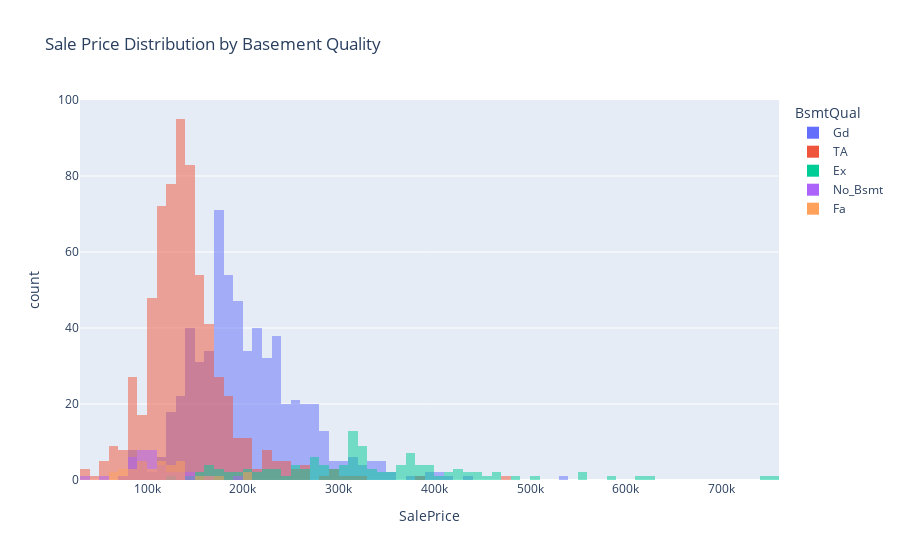
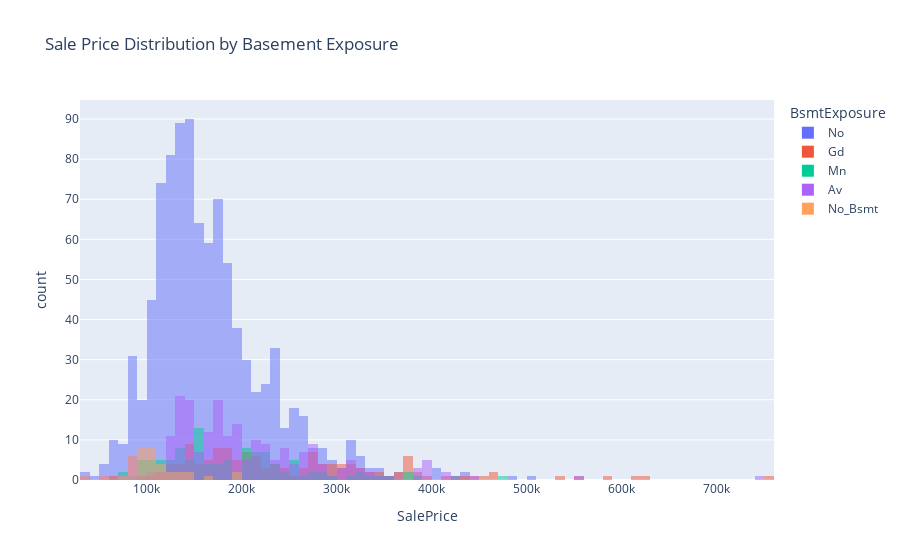
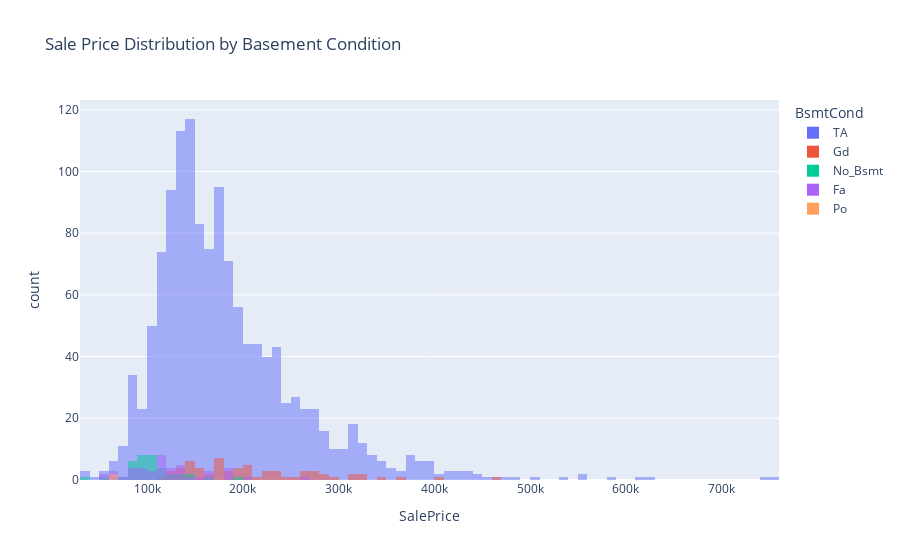

The notebook cell saved with these charts, in order:
### Code cell
fig1 = px.histogram(df, x="SalePrice", color='BsmtQual', 
                     barmode="overlay", height=400, 
                     title='Sale Price Distribution by Basement Quality')
fig1.show()

# Create a histogram for SalePrice by Basement Exposure
fig2 = px.histogram(df, x="SalePrice", color='BsmtExposure', 
                     barmode="overlay", height=400, 
                     title='Sale Price Distribution by Basement Exposure')
fig2.show()

# Create a histogram for SalePrice by Basement Condition
fig3 = px.histogram(df, x="SalePrice", color='BsmtCond', 
                     barmode="overlay", height=400, 
                     title='Sale Price Distribution by Basement Condition')
fig3.show()

### Figure 1 — Plotly figure (JSON) as saved in the notebook; plotly's stock layout.template omitted (floating-point values rounded to 4 significant figures; data arrays with more than 128 entries replaced by an {"elided": "..."} marker saying what was removed)
{"data": [{"alignmentgroup": "True", "bingroup": "x", "hovertemplate": "BsmtQual=Gd<br>SalePrice=%{x}<br>count=%{y}<extra></extra>", "legendgroup": "Gd", "marker": {"color": "#636efa", "opacity": 0.5, "pattern": {"shape": ""}}, "name": "Gd", "offsetgroup": "Gd", "orientation": "v", "showlegend": true, "type": "histogram", "x": {"elided": "618 int values"}, "xaxis": "x", "yaxis": "y"}, {"alignmentgroup": "True", "bingroup": "x", "hovertemplate": "BsmtQual=TA<br>SalePrice=%{x}<br>count=%{y}<extra></extra>", "legendgroup": "TA", "marker": {"color": "#EF553B", "opacity": 0.5, "pattern": {"shape": ""}}, "name": "TA", "offsetgroup": "TA", "orientation": "v", "showlegend": true, "type": "histogram", "x": {"elided": "649 int values"}, "xaxis": "x", "yaxis": "y"}, {"alignmentgroup": "True", "bingroup": "x", "hovertemplate": "BsmtQual=Ex<br>SalePrice=%{x}<br>count=%{y}<extra></extra>", "legendgroup": "Ex", "marker": {"color": "#00cc96", "opacity": 0.5, "pattern": {"shape": ""}}, "name": "Ex", "offsetgroup": "Ex", "orientation": "v", "showlegend": true, "type": "histogram", "x": [307000, 345000, 325300, 306000, 179900, 277500, 309000, 319900, 239686, 385000, 438780, 317000, 153500, 250000, 383970, 220000, 372402, 269500, 412500, 325624, 501837, 286000, 311872, 274900, 386250, 318000, 276000, 201000, 415298, 360000, 342643, 354000, 377426, 266000, 437154, 318061, 394432, 426000, 215000, 280000, 339750, 222000, 555000, 172500, 204000, 440000, 297000, 326000, 374000, 164000, 402861, 184750, 446261, 178000, 315000, 213250, 255500, 224500, 253293, 369900, 451950, 194201, 313000, 314813, 274000, 370878, 423000, 372500, 755000, 123500, 312500, 361919, 320000, 187500, 162000, 485000, 582933, 385000, 250580, 350000, 157000, 328900, 611657, 238000, 320000, 239000, 395192, 337500, 240000, 315500, 556581, 335000, 328000, 325000, 274725, 280000, 318000, 424870, 625000, 392500, 745000, 165000, 290000, 367294, 465000, 378500, 160000, 325000, 302000, 295493, 208900, 147000, 283463, 315000, 260000, 466500, 377500, 275000, 394617, 191000, 310000], "xaxis": "x", "yaxis": "y"}, {"alignmentgroup": "True", "bingroup": "x", "hovertemplate": "BsmtQual=No_Bsmt<br>SalePrice=%{x}<br>count=%{y}<extra></extra>", "legendgroup": "No_Bsmt", "marker": {"color": "#ab63fa", "opacity": 0.5, "pattern": {"shape": ""}}, "name": "No_Bsmt", "offsetgroup": "No_Bsmt", "orientation": "v", "showlegend": true, "type": "histogram", "x": [90000, 82000, 109900, 118964, 109500, 120000, 97000, 87500, 198500, 134432, 106500, 106250, 107500, 39300, 108000, 98300, 55000, 93500, 98000, 144000, 169000, 118858, 142953, 126000, 82000, 100000, 84000, 139600, 115000, 84900, 92900, 93000, 112000, 80500, 101800, 72500, 90000], "xaxis": "x", "yaxis": "y"}, {"alignmentgroup": "True", "bingroup": "x", "hovertemplate": "BsmtQual=Fa<br>SalePrice=%{x}<br>count=%{y}<extra></extra>", "legendgroup": "Fa", "marker": {"color": "#FFA15A", "opacity": 0.5, "pattern": {"shape": ""}}, "name": "Fa", "offsetgroup": "Fa", "orientation": "v", "showlegend": true, "type": "histogram", "x": [107400, 100000, 200100, 127000, 135000, 112000, 137000, 73000, 61000, 76000, 67000, 116000, 89471, 91300, 128000, 124000, 85000, 110000, 137500, 132000, 102000, 139000, 93000, 79900, 86000, 119750, 91500, 170000, 95000, 99900, 206900, 157000, 163000, 125500, 112000], "xaxis": "x", "yaxis": "y"}], "layout": {"autosize": true, "barmode": "overlay", "legend": {"title": {"text": "BsmtQual"}, "tracegroupgap": 0}, "title": {"text": "Sale Price Distribution by Basement Quality"}, "xaxis": {"anchor": "y", "autorange": true, "domain": [0, 1], "range": [30000.0, 760000.0], "title": {"text": "SalePrice"}, "type": "linear"}, "yaxis": {"anchor": "x", "autorange": true, "domain": [0, 1], "range": [0, 100], "title": {"text": "count"}}}}

### Figure 2 — Plotly figure (JSON) as saved in the notebook; plotly's stock layout.template omitted (floating-point values rounded to 4 significant figures; data arrays with more than 128 entries replaced by an {"elided": "..."} marker saying what was removed)
{"data": [{"alignmentgroup": "True", "bingroup": "x", "hovertemplate": "BsmtExposure=No<br>SalePrice=%{x}<br>count=%{y}<extra></extra>", "legendgroup": "No", "marker": {"color": "#636efa", "opacity": 0.5, "pattern": {"shape": ""}}, "name": "No", "offsetgroup": "No", "orientation": "v", "showlegend": true, "type": "histogram", "x": {"elided": "953 int values"}, "xaxis": "x", "yaxis": "y"}, {"alignmentgroup": "True", "bingroup": "x", "hovertemplate": "BsmtExposure=Gd<br>SalePrice=%{x}<br>count=%{y}<extra></extra>", "legendgroup": "Gd", "marker": {"color": "#EF553B", "opacity": 0.5, "pattern": {"shape": ""}}, "name": "Gd", "offsetgroup": "Gd", "orientation": "v", "showlegend": true, "type": "histogram", "x": {"elided": "134 int values"}, "xaxis": "x", "yaxis": "y"}, {"alignmentgroup": "True", "bingroup": "x", "hovertemplate": "BsmtExposure=Mn<br>SalePrice=%{x}<br>count=%{y}<extra></extra>", "legendgroup": "Mn", "marker": {"color": "#00cc96", "opacity": 0.5, "pattern": {"shape": ""}}, "name": "Mn", "offsetgroup": "Mn", "orientation": "v", "showlegend": true, "type": "histogram", "x": [223500, 200000, 154000, 134800, 202500, 133900, 205000, 217000, 320000, 230000, 320000, 220000, 152000, 475000, 186000, 210000, 204900, 266000, 157000, 119900, 78000, 202500, 151500, 95000, 190000, 145000, 175000, 110000, 115000, 211000, 86000, 128000, 185000, 130000, 217500, 220000, 221000, 359100, 118500, 313000, 209500, 370878, 155000, 108000, 423000, 372500, 173000, 207500, 123500, 196000, 102776, 189000, 163000, 142000, 275500, 158900, 100000, 215200, 337000, 160000, 224000, 153900, 170000, 250000, 131500, 187500, 122900, 165000, 153000, 238000, 79900, 253000, 239799, 244400, 185000, 255900, 240000, 160000, 255000, 220000, 213500, 154000, 91500, 138800, 155900, 252000, 146000, 159500, 179900, 280000, 93500, 117500, 139000, 95000, 125000, 271900, 290000, 229456, 143000, 214000, 138887, 381000, 150500, 281000, 155000, 206900, 100000, 128500, 91000, 237500, 105000, 137500, 340000, 142125], "xaxis": "x", "yaxis": "y"}, {"alignmentgroup": "True", "bingroup": "x", "hovertemplate": "BsmtExposure=Av<br>SalePrice=%{x}<br>count=%{y}<extra></extra>", "legendgroup": "Av", "marker": {"color": "#ab63fa", "opacity": 0.5, "pattern": {"shape": ""}}, "name": "Av", "offsetgroup": "Av", "orientation": "v", "showlegend": true, "type": "histogram", "x": {"elided": "221 int values"}, "xaxis": "x", "yaxis": "y"}, {"alignmentgroup": "True", "bingroup": "x", "hovertemplate": "BsmtExposure=No_Bsmt<br>SalePrice=%{x}<br>count=%{y}<extra></extra>", "legendgroup": "No_Bsmt", "marker": {"color": "#FFA15A", "opacity": 0.5, "pattern": {"shape": ""}}, "name": "No_Bsmt", "offsetgroup": "No_Bsmt", "orientation": "v", "showlegend": true, "type": "histogram", "x": [90000, 82000, 109900, 118964, 109500, 120000, 97000, 87500, 198500, 134432, 106500, 106250, 107500, 39300, 108000, 98300, 55000, 93500, 98000, 144000, 169000, 118858, 142953, 192500, 126000, 82000, 100000, 84000, 139600, 115000, 84900, 92900, 93000, 112000, 80500, 101800, 72500, 90000], "xaxis": "x", "yaxis": "y"}], "layout": {"autosize": true, "barmode": "overlay", "legend": {"title": {"text": "BsmtExposure"}, "tracegroupgap": 0}, "title": {"text": "Sale Price Distribution by Basement Exposure"}, "xaxis": {"anchor": "y", "autorange": true, "domain": [0, 1], "range": [30000.0, 760000.0], "title": {"text": "SalePrice"}, "type": "linear"}, "yaxis": {"anchor": "x", "autorange": true, "domain": [0, 1], "range": [0, 94.74], "title": {"text": "count"}}}}

### Figure 3 — Plotly figure (JSON) as saved in the notebook; plotly's stock layout.template omitted (floating-point values rounded to 4 significant figures; data arrays with more than 128 entries replaced by an {"elided": "..."} marker saying what was removed)
{"data": [{"alignmentgroup": "True", "bingroup": "x", "hovertemplate": "BsmtCond=TA<br>SalePrice=%{x}<br>count=%{y}<extra></extra>", "legendgroup": "TA", "marker": {"color": "#636efa", "opacity": 0.5, "pattern": {"shape": ""}}, "name": "TA", "offsetgroup": "TA", "orientation": "v", "showlegend": true, "type": "histogram", "x": {"elided": "1311 int values"}, "xaxis": "x", "yaxis": "y"}, {"alignmentgroup": "True", "bingroup": "x", "hovertemplate": "BsmtCond=Gd<br>SalePrice=%{x}<br>count=%{y}<extra></extra>", "legendgroup": "Gd", "marker": {"color": "#EF553B", "opacity": 0.5, "pattern": {"shape": ""}}, "name": "Gd", "offsetgroup": "Gd", "orientation": "v", "showlegend": true, "type": "histogram", "x": [140000, 202500, 153500, 185000, 215000, 239000, 243000, 315000, 128200, 151000, 148000, 178000, 342643, 177500, 187750, 119000, 280000, 206300, 155000, 167000, 178000, 179665, 229000, 325000, 130000, 138000, 225000, 209500, 264561, 402000, 176000, 123500, 361919, 179000, 299800, 270000, 176000, 232600, 185000, 147000, 157000, 268000, 143500, 201000, 320000, 239799, 127500, 272000, 197000, 149900, 191000, 310000, 274725, 145000, 465000, 162000, 138000, 208900, 227000, 131000, 281213, 193879, 257000, 192140, 266500], "xaxis": "x", "yaxis": "y"}, {"alignmentgroup": "True", "bingroup": "x", "hovertemplate": "BsmtCond=No_Bsmt<br>SalePrice=%{x}<br>count=%{y}<extra></extra>", "legendgroup": "No_Bsmt", "marker": {"color": "#00cc96", "opacity": 0.5, "pattern": {"shape": ""}}, "name": "No_Bsmt", "offsetgroup": "No_Bsmt", "orientation": "v", "showlegend": true, "type": "histogram", "x": [90000, 82000, 109900, 118964, 109500, 120000, 97000, 87500, 198500, 134432, 106500, 106250, 107500, 39300, 108000, 98300, 55000, 93500, 98000, 144000, 169000, 118858, 142953, 126000, 82000, 100000, 84000, 139600, 115000, 84900, 92900, 93000, 112000, 80500, 101800, 72500, 90000], "xaxis": "x", "yaxis": "y"}, {"alignmentgroup": "True", "bingroup": "x", "hovertemplate": "BsmtCond=Fa<br>SalePrice=%{x}<br>count=%{y}<extra></extra>", "legendgroup": "Fa", "marker": {"color": "#ab63fa", "opacity": 0.5, "pattern": {"shape": ""}}, "name": "Fa", "offsetgroup": "Fa", "orientation": "v", "showlegend": true, "type": "histogram", "x": [101000, 85000, 133900, 136900, 181000, 184000, 113000, 135900, 155000, 82000, 95000, 147000, 76000, 60000, 110000, 160000, 128000, 113000, 124000, 200000, 60000, 110000, 87000, 132000, 265979, 96500, 102000, 187500, 118500, 160000, 117000, 91000, 165000, 119200, 119750, 91500, 60000, 137900, 127500, 55000, 122000, 189000, 104900, 83000, 58500], "xaxis": "x", "yaxis": "y"}, {"alignmentgroup": "True", "bingroup": "x", "hovertemplate": "BsmtCond=Po<br>SalePrice=%{x}<br>count=%{y}<extra></extra>", "legendgroup": "Po", "marker": {"color": "#FFA15A", "opacity": 0.5, "pattern": {"shape": ""}}, "name": "Po", "offsetgroup": "Po", "orientation": "v", "showlegend": true, "type": "histogram", "x": [61000, 67000], "xaxis": "x", "yaxis": "y"}], "layout": {"autosize": true, "barmode": "overlay", "legend": {"title": {"text": "BsmtCond"}, "tracegroupgap": 0}, "title": {"text": "Sale Price Distribution by Basement Condition"}, "xaxis": {"anchor": "y", "autorange": true, "domain": [0, 1], "range": [30000.0, 760000.0], "title": {"text": "SalePrice"}, "type": "linear"}, "yaxis": {"anchor": "x", "autorange": true, "domain": [0, 1], "range": [0, 123.2], "title": {"text": "count"}}}}
